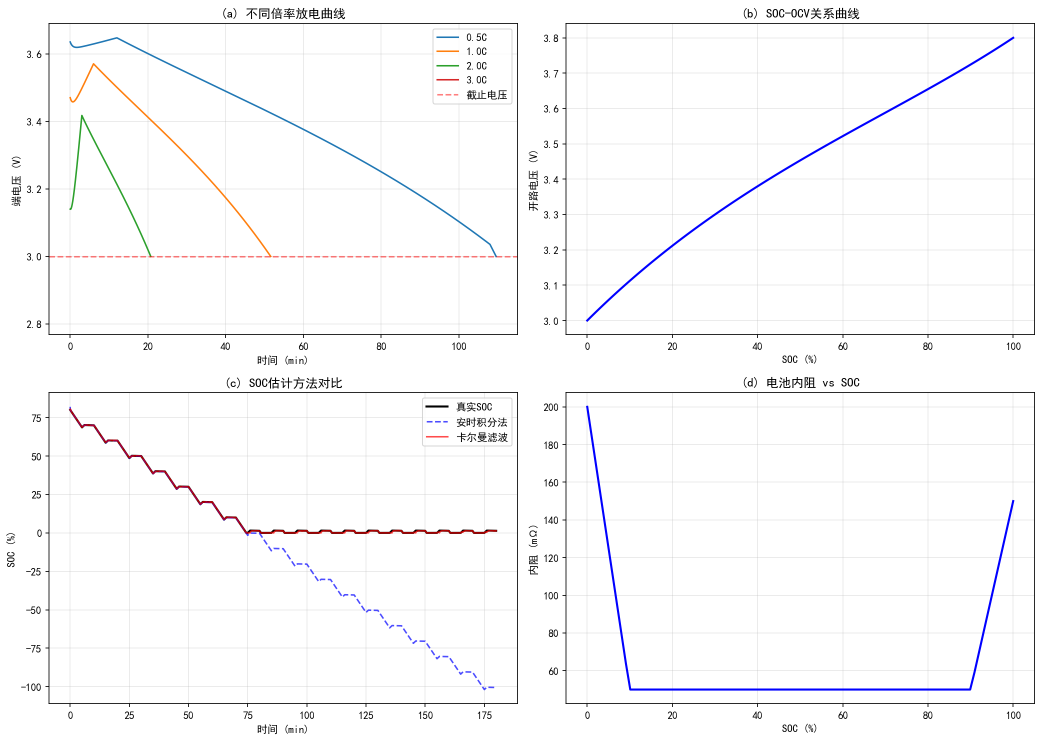
#> input picture 15_simulation/battery_model_simulation.png, 2083 x 1483 px (shown at 1/2 size)
$ python image_quality_assessment.py ../15_simulation/battery_model_simulation.png   (older library calls are emulated)
#> lines starting #> are read from the running program, lines starting #| are printed output that depends on the picture; after the words box and inside, x2 and y2 are one past the last pixel; in counts of white or black regions, pixels touching at a corner belong together
"""
图像质量评估模块 - 清晰度/曝光/噪声/色彩/综合评分
功能：基于多种指标对图像质量进行全方位评估
依赖：opencv-python, numpy
适用：电赛中图像预处理质量筛选、自动曝光反馈等场景
"""

import cv2
import numpy as np
from collections import OrderedDict


class ImageQualityAssessor:
    """
    图像质量评估器
    提供清晰度、曝光、噪声、色彩等多维度评估
    """

    def __init__(self):
        """初始化评估器"""
        # 评分权重
        self.weights = {
            'sharpness': 0.30,
            'exposure': 0.25,
            'noise': 0.20,
            'color': 0.15,
            'contrast': 0.10,
        }

    def assess(self, frame):
        """
        全面评估图像质量
        Args:
            frame: BGR彩色图像
        Returns:
            report: 评估报告字典
        """
        gray = cv2.cvtColor(frame, cv2.COLOR_BGR2GRAY)

        report = OrderedDict()

        # 各维度评分
        report['sharpness'] = self.assess_sharpness(gray)
        report['exposure'] = self.assess_exposure(gray)
        report['noise'] = self.assess_noise(gray)
        report['color'] = self.assess_color(frame)
        report['contrast'] = self.assess_contrast(gray)

        # 综合评分
        total_score = 0.0
        for dim, info in report.items():
            w = self.weights.get(dim, 0)
            total_score += info['score'] * w
        report['overall'] = {'score': total_score, 'level': self._score_level(total_score)}

        return report

    def assess_sharpness(self, gray):
        """
        清晰度评估（基于拉普拉斯方差和梯度能量）
        Args:
            gray: 灰度图
        Returns:
            dict: {'score': 0~100, 'laplacian_var': float, 'gradient_energy': float}
        """
        # 方法1: 拉普拉斯方差（经典清晰度指标）
        laplacian = cv2.Laplacian(gray, cv2.CV_64F)
        lap_var = laplacian.var()

        # 方法2: Sobel梯度能量
        sobel_x = cv2.Sobel(gray, cv2.CV_64F, 1, 0, ksize=3)
        sobel_y = cv2.Sobel(gray, cv2.CV_64F, 0, 1, ksize=3)
        gradient_energy = np.mean(sobel_x**2 + sobel_y**2)

        # 方法3: Tenengrad（Sobel梯度幅值均值）
        gradient_mag = np.sqrt(sobel_x**2 + sobel_y**2)
        tenengrad = np.mean(gradient_mag)

        # 映射到 0~100 分（阈值基于经验值）
        # 拉普拉斯方差: <50模糊, 50~500清晰, >500非常清晰
        score_lap = np.clip(lap_var / 5.0, 0, 100)
        # 梯度能量: 归一化
        score_grad = np.clip(gradient_energy / 50.0, 0, 100)

        score = score_lap * 0.6 + score_grad * 0.4

        return {
            'score': round(float(np.clip(score, 0, 100)), 1),
            'laplacian_var': round(float(lap_var), 2),
            'gradient_energy': round(float(gradient_energy), 2),
            'tenengrad': round(float(tenengrad), 2),
            'level': self._score_level(score),
        }

    def assess_exposure(self, gray):
        """
        曝光评估（亮度分布和直方图分析）
        Args:
            gray: 灰度图
        Returns:
            dict: {'score': 0~100, 'mean_brightness': float, 'histogram_balance': float}
        """
        mean_brightness = np.mean(gray)
        std_brightness = np.std(gray)

        # 理想亮度范围 80~180
        ideal_mean = 128
        deviation = abs(mean_brightness - ideal_mean)

        # 亮度得分
        brightness_score = max(0, 100 - deviation * 1.0)

        # 过曝/欠曝比例
        overexposed = np.sum(gray > 245) / gray.size
        underexposed = np.sum(gray < 10) / gray.size
        clipping_penalty = (overexposed + underexposed) * 500  # 放大惩罚

        # 直方图均匀度（信息量）
        hist = cv2.calcHist([gray], [0], None, [256], [0, 256]).flatten()
        hist = hist / hist.sum()
        # 有效灰度级数（非零bin数）
        effective_bins = np.sum(hist > 0.001)
        histogram_score = (effective_bins / 256) * 100

        score = brightness_score * 0.5 + histogram_score * 0.3 - clipping_penalty * 0.2

        return {
            'score': round(float(np.clip(score, 0, 100)), 1),
            'mean_brightness': round(float(mean_brightness), 1),
            'std_brightness': round(float(std_brightness), 1),
            'overexposed_pct': round(float(overexposed * 100), 2),
            'underexposed_pct': round(float(underexposed * 100), 2),
            'effective_bins': int(effective_bins),
            'level': self._score_level(score),
        }

    def assess_noise(self, gray):
        """
        噪声评估（基于高斯差分和平坦区域分析）
        Args:
            gray: 灰度图
        Returns:
            dict: {'score': 0~100, 'noise_level': float, 'snr': float}
        """
        # 方法1: 高频分量估计（高斯差分）
        blur = cv2.GaussianBlur(gray, (5, 5), 1.0)
        noise = cv2.absdiff(gray, blur)
        noise_level = np.mean(noise)

        # 方法2: 平坦区域的局部方差
        h, w = gray.shape
        block_size = 32
        local_vars = []
        for y in range(0, h - block_size, block_size):
            for x in range(0, w - block_size, block_size):
                block = gray[y:y+block_size, x:x+block_size].astype(float)
                local_vars.append(np.var(block))

        if local_vars:
            # 选取方差最低的10%块（最平坦区域）
            local_vars.sort()
            n_flat = max(1, len(local_vars) // 10)
            flat_noise = np.mean(local_vars[:n_flat])
        else:
            flat_noise = 0

        # 信噪比
        signal = np.mean(gray.astype(float))
        snr = signal / max(noise_level, 1e-6)

        # 评分（噪声越低越好）
        score_noise = max(0, 100 - noise_level * 10)
        score_flat = max(0, 100 - flat_noise * 2)
        score_snr = min(snr * 2, 100)

        score = score_noise * 0.4 + score_flat * 0.3 + score_snr * 0.3

        return {
            'score': round(float(np.clip(score, 0, 100)), 1),
            'noise_level': round(float(noise_level), 3),
            'flat_region_noise': round(float(flat_noise), 2),
            'snr': round(float(snr), 1),
            'level': self._score_level(score),
        }

    def assess_color(self, frame):
        """
        色彩质量评估（饱和度、色彩丰富度、白平衡）
        Args:
            frame: BGR彩色图像
        Returns:
            dict: {'score': 0~100, 'saturation': float, 'color_diversity': float}
        """
        hsv = cv2.cvtColor(frame, cv2.COLOR_BGR2HSV)

        # 饱和度分析
        saturation = np.mean(hsv[:, :, 1])
        # 理想饱和度 50~150
        sat_score = max(0, 100 - abs(saturation - 100) * 1.0)

        # 色彩丰富度（色相直方图的分散程度）
        hue = hsv[:, :, 0]
        hue_hist = cv2.calcHist([hue], [0], None, [180], [0, 180]).flatten()
        hue_hist = hue_hist / hue_hist.sum()
        # 熵作为多样性指标
        nonzero = hue_hist[hue_hist > 0]
        entropy = -np.sum(nonzero * np.log2(nonzero))
        max_entropy = np.log2(180)
        color_diversity = (entropy / max_entropy) * 100

        # 白平衡评估（各通道均值的均衡程度）
        b_mean = np.mean(frame[:, :, 0].astype(float))
        g_mean = np.mean(frame[:, :, 1].astype(float))
        r_mean = np.mean(frame[:, :, 2].astype(float))
        channel_std = np.std([b_mean, g_mean, r_mean])
        # 通道标准差越小白平衡越好
        wb_score = max(0, 100 - channel_std * 2)

        score = sat_score * 0.35 + color_diversity * 0.35 + wb_score * 0.3

        return {
            'score': round(float(np.clip(score, 0, 100)), 1),
            'saturation': round(float(saturation), 1),
            'color_diversity': round(float(color_diversity), 1),
            'white_balance': round(float(wb_score), 1),
            'bgr_means': (round(float(b_mean), 1),
                          round(float(g_mean), 1),
                          round(float(r_mean), 1)),
            'level': self._score_level(score),
        }

    def assess_contrast(self, gray):
        """
        对比度评估
        Args:
            gray: 灰度图
        Returns:
            dict: {'score': 0~100, 'rms_contrast': float, 'michelson': float}
        """
        # RMS对比度
        rms_contrast = np.std(gray.astype(float)) / 128.0 * 100

        # Michelson对比度
        max_val = np.max(gray.astype(float))
        min_val = np.min(gray.astype(float))
        if max_val + min_val > 0:
            michelson = (max_val - min_val) / (max_val + min_val) * 100
        else:
            michelson = 0

        # Weber对比度（基于局部方差）
        local_std = cv2.GaussianBlur(gray.astype(float), (15, 15), 0)
        local_mean = cv2.blur(gray.astype(float), (15, 15))
        weber = np.mean(local_std) / max(np.mean(local_mean), 1) * 100

        score = min(100, rms_contrast * 0.5 + michelson * 0.3 + weber * 0.2)

        return {
            'score': round(float(np.clip(score, 0, 100)), 1),
            'rms_contrast': round(float(rms_contrast), 1),
            'michelson_contrast': round(float(michelson), 1),
            'level': self._score_level(score),
        }

    @staticmethod
    def _score_level(score):
        """将分数映射为等级"""
        if score >= 80:
            return '优秀'
        elif score >= 60:
            return '良好'
        elif score >= 40:
            return '一般'
        elif score >= 20:
            return '较差'
        else:
            return '很差'

    def print_report(self, report):
        """打印评估报告"""
        print("=" * 50)
        print("图像质量评估报告")
        print("=" * 50)
        for dim, info in report.items():
            score = info.get('score', 0)
            level = info.get('level', '')
            print(f"  {dim:15s}: {score:5.1f}分 [{level}]")
            # 打印额外指标
            for k, v in info.items():
                if k not in ('score', 'level'):
                    print(f"    {k}: {v}")
        print("=" * 50)

    def draw_report(self, frame, report):
        """
        在图像上绘制评估结果
        Args:
            frame: 原始图像
            report: assess()的返回结果
        Returns:
            vis: 可视化图像
        """
        vis = frame.copy()
        h, w = vis.shape[:2]

        # 半透明背景
        overlay = vis.copy()
        cv2.rectangle(overlay, (10, 10), (350, 280), (0, 0, 0), -1)
        vis = cv2.addWeighted(overlay, 0.6, vis, 0.4, 0)

        y_pos = 35
        cv2.putText(vis, "Quality Report", (20, y_pos),
                    cv2.FONT_HERSHEY_SIMPLEX, 0.7, (0, 255, 255), 2)
        y_pos += 30

        # 颜色映射
        def score_color(score):
            if score >= 80: return (0, 255, 0)
            elif score >= 60: return (0, 255, 255)
            elif score >= 40: return (0, 165, 255)
            else: return (0, 0, 255)

        for dim, info in report.items():
            if dim == 'overall':
                continue
            score = info.get('score', 0)
            level = info.get('level', '')
            color = score_color(score)

            # 绘制文字
            text = f"{dim}: {score:.0f} [{level}]"
            cv2.putText(vis, text, (20, y_pos),
                        cv2.FONT_HERSHEY_SIMPLEX, 0.5, color, 1)

            # 绘制评分条
            bar_w = int(score * 2.0)
            cv2.rectangle(vis, (200, y_pos - 12), (200 + bar_w, y_pos - 2),
                          color, -1)
            y_pos += 30

        # 综合评分（大字）
        overall = report.get('overall', {})
        ov_score = overall.get('score', 0)
        ov_level = overall.get('level', '')
        color = score_color(ov_score)
        cv2.putText(vis, f"Overall: {ov_score:.0f}/100 [{ov_level}]",
                    (20, y_pos + 15),
                    cv2.FONT_HERSHEY_SIMPLEX, 0.6, color, 2)

        return vis


# ============================================================
# 批量评估工具
# ============================================================

# [55 lines left out: functions assess_images, demo_camera, not called in this run]


def demo_image(image_path):
    """单张图片质量评估"""
    assessor = ImageQualityAssessor()
    frame = cv2.imread(image_path)
#> frame is the input picture: shape (1483, 2083, 3); mean B, G, R 250.4, 249.4, 249.7
    if frame is None:
        print(f"无法读取图片: {image_path}")
        return

    report = assessor.assess(frame)
#> in assess_sharpness, `laplacian = cv2.Laplacian(gray, cv2.CV_64F)`:
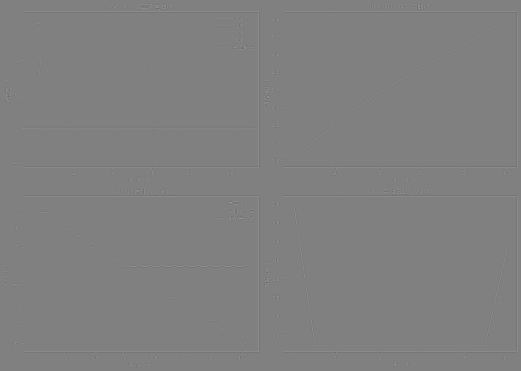
#> laplacian: shape (1483, 2083) float64 (shown at 1/4 size); min -714, max 706, mean 0; drawn with min black and max white
#> in assess_sharpness, `lap_var = laplacian.var()`: lap_var = 1813.3
#> in assess_sharpness, `gradient_energy = np.mean(sobel_x**2 + sobel_y**2)`: gradient_energy = 24462.8
#> in assess_sharpness, `tenengrad = np.mean(gradient_mag)`: tenengrad = 35.28
#> in assess_sharpness, `score_lap = np.clip(lap_var / 5.0, 0, 100)`: score_lap = 100
#> in assess_exposure, `mean_brightness = np.mean(gray)`: mean_brightness = 249.6
#> in assess_exposure, `std_brightness = np.std(gray)`: std_brightness = 30.8
#> in assess_exposure, `deviation = abs(mean_brightness - ideal_mean)`: deviation = 121.6
#> in assess_exposure, `brightness_score = max(0, 100 - deviation * 1.0)`: brightness_score = 0
#> in assess_exposure, `overexposed = np.sum(gray > 245) / gray.size`: overexposed = 0.945
#> in assess_exposure, `underexposed = np.sum(gray < 10) / gray.size`: underexposed = 0.00261
#> in assess_exposure, `clipping_penalty = (overexposed + underexposed) * 500`: clipping_penalty = 473.7
#> in assess_exposure, `hist = cv2.calcHist([gray], [0], None, [256], [0, 256]).flatten()`: hist = 256 values, max 2909735 at index 255, min 58 at index 78, mean 12066.8
#> in assess_exposure, `hist = hist / hist.sum()`: hist = 256 values, max 0.942 at index 255, min 1.88e-05 at index 78, mean 0.00391
#> in assess_exposure, `effective_bins = np.sum(hist > 0.001)`: effective_bins = 5
#> in assess_exposure, `histogram_score = (effective_bins / 256) * 100`: histogram_score = 1.95
#> in assess_exposure, `score = brightness_score * 0.5 + histogram_score * 0.3 - clipping_pena..`: score = -94.15
#> in assess_noise, `noise_level = np.mean(noise)`: noise_level = 3.01
#> after the loop in assess_noise, `for y in range(0, h - block_size, block_size):`: local_vars = 2990 values, max 8284.6 at index 1785, min 0 at index 0, mean 869.8
#> in assess_noise, `n_flat = max(1, len(local_vars) // 10)`: n_flat = 299
#> in assess_noise, `flat_noise = np.mean(local_vars[:n_flat])`: flat_noise = 0
#> in assess_noise, `signal = np.mean(gray.astype(float))`: signal = 249.6
#> in assess_noise, `snr = signal / max(noise_level, 1e-6)`: snr = 83
#> in assess_noise, `score_noise = max(0, 100 - noise_level * 10)`: score_noise = 69.93
#> in assess_noise, `score_flat = max(0, 100 - flat_noise * 2)`: score_flat = 100
#> in assess_noise, `score = score_noise * 0.4 + score_flat * 0.3 + score_snr * 0.3`: score = 87.97
#> in assess_color, `saturation = np.mean(hsv[:, :, 1])`: saturation = 1.92
#> in assess_color, `hue = hsv[:, :, 0]`:
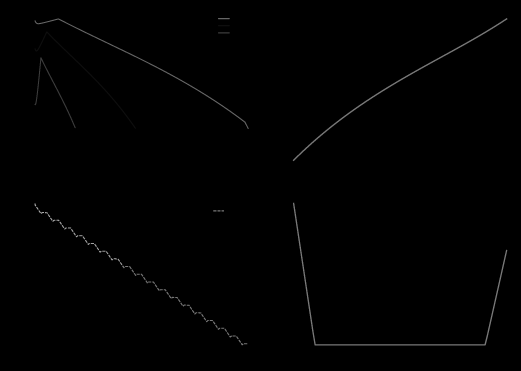
#> hue: shape (1483, 2083) (shown at 1/4 size); min 0, max 179, mean 1
#> in assess_color, `hue_hist = cv2.calcHist([hue], [0], None, [180], [0, 180]).flatten()`: hue_hist = 180 values, max 3060706 at index 0, min 0 at index 2, mean 17161.6
#> in assess_color, `hue_hist = hue_hist / hue_hist.sum()`: hue_hist = 180 values, max 0.991 at index 0, min 0 at index 2, mean 0.00556
#> in assess_color, `nonzero = hue_hist[hue_hist > 0]`: nonzero = 86 values, max 0.991 at index 0, min 3.24e-07 at index 2, mean 0.0116
#> in assess_color, `entropy = -np.sum(nonzero * np.log2(nonzero))`: entropy = 0.0954
#> in assess_color, `max_entropy = np.log2(180)`: max_entropy = 7.49
#> in assess_color, `color_diversity = (entropy / max_entropy) * 100`: color_diversity = 1.27
#> in assess_color, `b_mean = np.mean(frame[:, :, 0].astype(float))`: b_mean = 250.4
#> in assess_color, `g_mean = np.mean(frame[:, :, 1].astype(float))`: g_mean = 249.4
#> in assess_color, `r_mean = np.mean(frame[:, :, 2].astype(float))`: r_mean = 249.7
#> in assess_color, `channel_std = np.std([b_mean, g_mean, r_mean])`: channel_std = 0.411
#> in assess_color, `wb_score = max(0, 100 - channel_std * 2)`: wb_score = 99.18
#> in assess_color, `score = sat_score * 0.35 + color_diversity * 0.35 + wb_score * 0.3`: score = 30.87
#> in assess_contrast, `rms_contrast = np.std(gray.astype(float)) / 128.0 * 100`: rms_contrast = 24.06
#> in assess_contrast, `max_val = np.max(gray.astype(float))`: max_val = 255
#> in assess_contrast, `min_val = np.min(gray.astype(float))`: min_val = 0
#> in assess_contrast, `michelson = (max_val - min_val) / (max_val + min_val) * 100`: michelson = 100
#> in assess_contrast, `local_mean = cv2.blur(gray.astype(float), (15, 15))`:
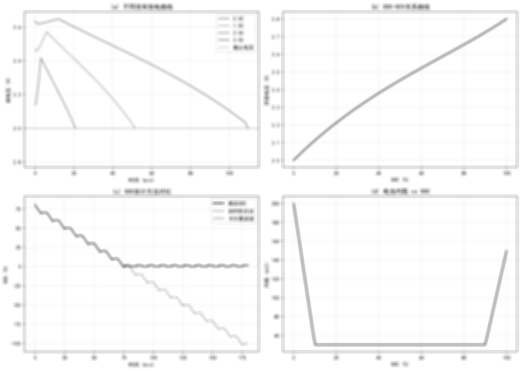
#> local_mean: shape (1483, 2083) float64 (shown at 1/4 size); min 110.6, max 255, mean 249.6
#> in assess_contrast, `score = min(100, rms_contrast * 0.5 + michelson * 0.3 + weber * 0.2)`: score = 62.03
#> the loop in assess, `for dim, info in report.items():` made 5 passes
#> (dim, w, total_score) on passes 1 to 5: ('sharpness', 0.3, 30), ('exposure', 0.25, 30), ('noise', 0.2, 47.6), ('color', 0.15, 52.23), ('contrast', 0.1, 58.44)
#> after the loop in assess, `for dim, info in report.items():`: total_score = 58.44
#> report = 6 items
    assessor.print_report(report)
#> the loop in print_report, `for dim, info in report.items():` made 6 passes
#> (dim, score, level) on passes 1 to 5: ('sharpness', 100, '优秀'), ('exposure', 0, '很差'), ('noise', 88, '优秀'), ('color', 30.9, '较差'), ('contrast', 62, '良好')
#> (printed output is left out)

    vis = assessor.draw_report(frame, report)
#> the loop in draw_report, `for dim, info in report.items():` made 6 passes
#> (dim, score, level, color, text, bar_w, y_pos) on passes 1 to 5: ('sharpness', 100, '优秀', (0, 255, 0), 'sharpness: 100 [优秀]', 200, 95), ('exposure', 0, '很差', (0, 0, 255), 'exposure: 0 [很差]', 0, 125), ('noise', 88, '优秀', (0, 255, 0), 'noise: 88 [优秀]', 176, 155), ('color', 30.9, '较差', (0, 0, 255), 'color: 31 [较差]', 61, 185), ('contrast', 62, '良好', (0, 255, 255), 'contrast: 62 [良好]', 124, 215)
#> after the loop in draw_report, `for dim, info in report.items():`:
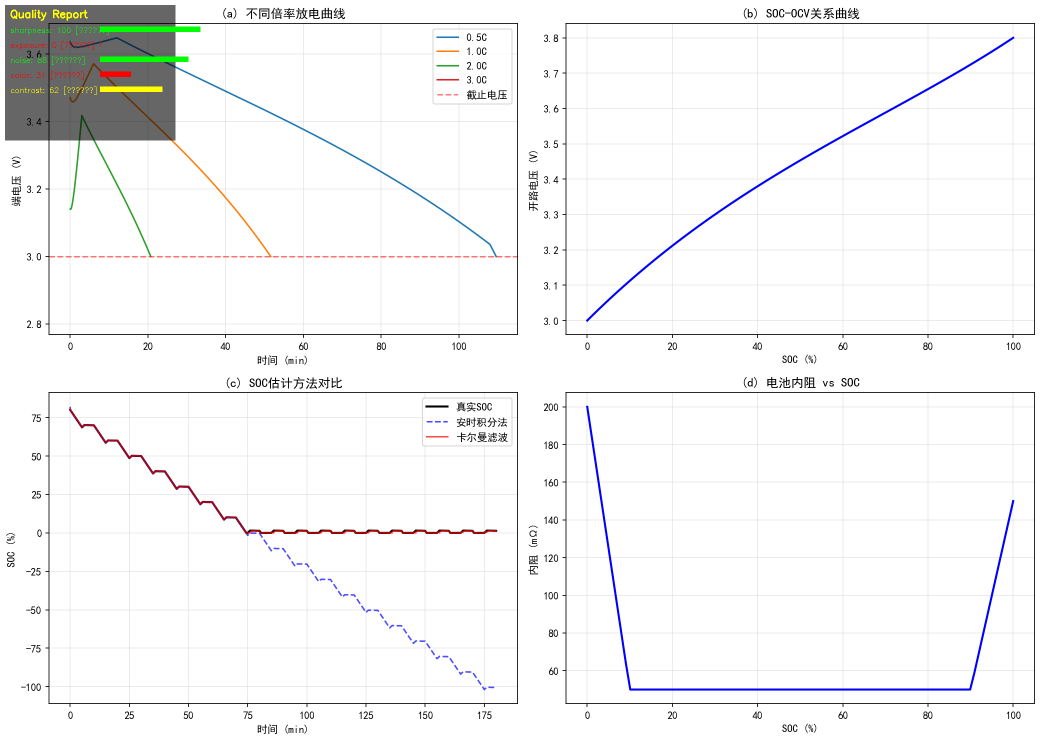
#> vis: shape (1483, 2083, 3) (shown at 1/2 size); mean B, G, R 245.6, 245.3, 245.2
#> after the loop in draw_report, `for dim, info in report.items():`: y_pos = 215
#> in draw_report, `overall = report.get('overall', {})`: overall = {'score': 58.44, 'level': '一般'}
#> in draw_report, `ov_score = overall.get('score', 0)`: ov_score = 58.44
#> in draw_report, `ov_level = overall.get('level', '')`: ov_level = '一般'
#> in draw_report, `color = score_color(ov_score)`: color = (0, 165, 255)
#> in draw_report, `cv2.putText(vis, f"Overall: {ov_score:.0f}/100 [{ov_level}]", (20, y_p..`:
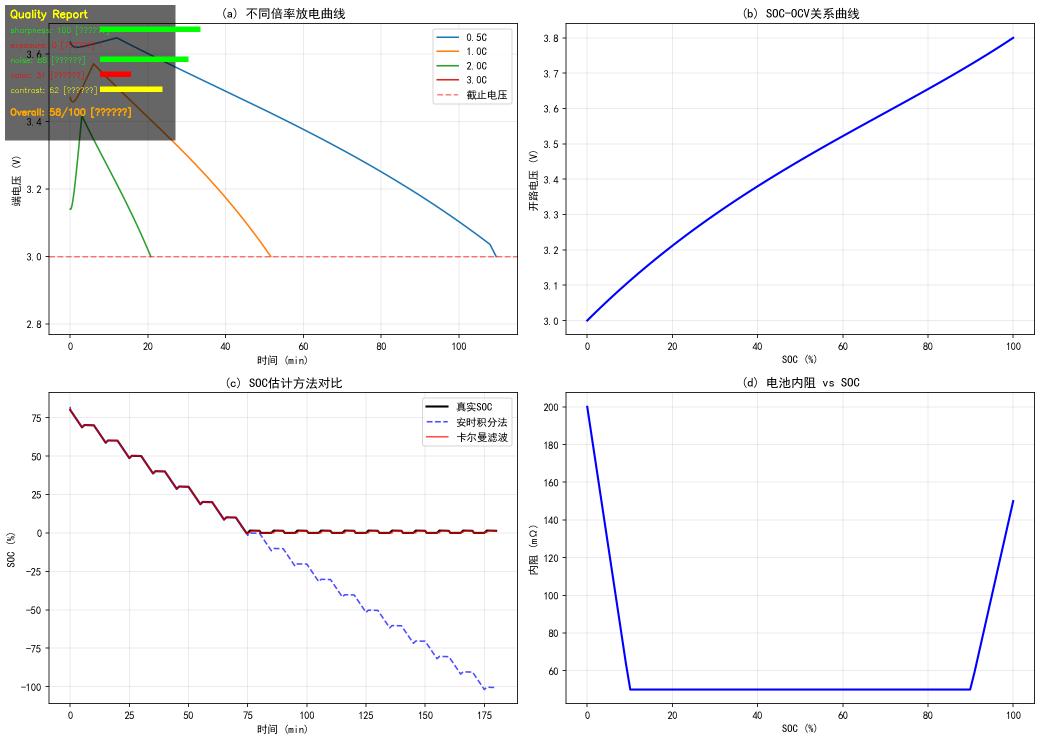
#> vis: shape (1483, 2083, 3) (shown at 1/2 size); 0.05% of pixels changed, all inside (x1, y1, x2, y2) = (21, 214, 262, 236)
    cv2.imshow('Image Quality Assessment', vis)
    cv2.waitKey(0)
    cv2.destroyAllWindows()


if __name__ == '__main__':
    import sys
    if len(sys.argv) > 1:
        demo_image(sys.argv[1])
    else:
        demo_camera()
